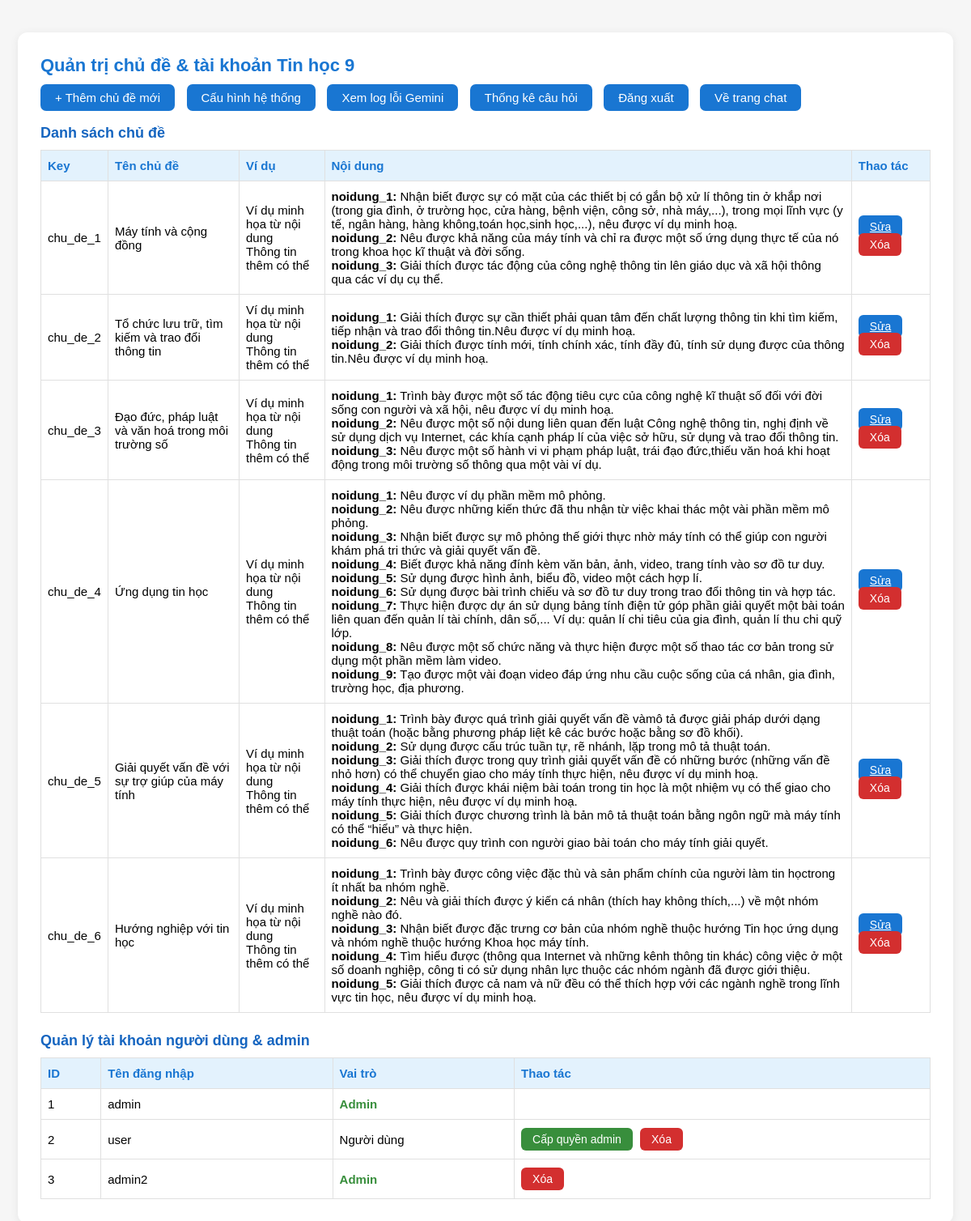
The page /admin (signed in) on the database its author committed.
### tables this page shows
CREATE TABLE users (
        id INTEGER PRIMARY KEY AUTOINCREMENT,
        username TEXT UNIQUE NOT NULL,
        password TEXT NOT NULL,
        is_admin INTEGER DEFAULT 0
    );

### app.py (the view)
@app.route("/admin")
@admin_required
def admin_dashboard():
    lessons = load_lessons()
    users = get_all_users()
    return render_template("admin_dashboard.html", lessons=lessons, users=users)

### app.py (called while the page is built)
def get_all_users():
    conn = sqlite3.connect(DB_PATH)
    c = conn.cursor()
    c.execute("SELECT id, username, is_admin FROM users")
    users = [{"id": row[0], "username": row[1], "is_admin": bool(row[2])} for row in c.fetchall()]
    conn.close()
    return users

def admin_required(f):
    @wraps(f)
    def decorated(*args, **kwargs):
        if 'user' not in session or not session.get('is_admin'):
            return redirect(url_for('login'))
        return f(*args, **kwargs)
    return decorated

def load_lessons():
    with open(DATA_PATH, encoding="utf-8") as f:
        return json.load(f)

### templates/admin_dashboard.html (shortened to what this page needs)
<!DOCTYPE html>
<html lang="vi">
<head>
    <link rel="stylesheet" href="{{ url_for('static', filename='css/style.css') }}">
</head>
<body>
    <div class="admin-container">
        <div class="admin-title">Quản trị chủ đề & tài khoản Tin học 9</div>
        <div class="admin-actions">
            <a href="{{ url_for('admin_add') }}">+ Thêm chủ đề mới</a>
            <a href="{{ url_for('admin_config') }}">Cấu hình hệ thống</a>
            <a href="{{ url_for('admin_logs') }}">Xem log lỗi Gemini</a>
            <a href="{{ url_for('admin_stats') }}">Thống kê câu hỏi</a>
            <a href="{{ url_for('logout') }}">Đăng xuất</a>
            <a href="{{ url_for('index') }}">Về trang chat</a>
        </div>
        <div class="section-title">Danh sách chủ đề</div>
        <table>
            <tr>
                <th>Key</th>
                <th>Tên chủ đề</th>
                <th>Ví dụ</th>
                <th>Nội dung</th>
                <th>Thao tác</th>
            </tr>
            {% for key, lesson in lessons.items() %}
            <tr>
                <td>{{ key }}</td>
                <td>{{ lesson.ten }}</td>
                <td>
                    {% for v in lesson.vidu %}
                        <div>{{ v }}</div>
                    {% endfor %}
                </td>
                <td>
                    {% for k, v in lesson.items() %}
                        {% if k.startswith('noidung') %}
                            <div><b>{{ k }}:</b> {{ v }}</div>
                        {% endif %}
                    {% endfor %}
                </td>
                <td>
                    <a class="admin-btn" href="{{ url_for('admin_edit', key=key) }}">Sửa</a>
                    <form method="post" action="{{ url_for('admin_delete', key=key) }}" style="display:inline;" onsubmit="return confirm('Bạn chắc chắn muốn xóa?');">
                        <button class="admin-btn delete" type="submit">Xóa</button>
                    </form>
                </td>
            </tr>
            {% endfor %}
        </table>
        <div class="section-title">Quản lý tài khoản người dùng & admin</div>
        <table>
            <tr>
                <th>ID</th>
                <th>Tên đăng nhập</th>
                <th>Vai trò</th>
                <th>Thao tác</th>
            </tr>
            {% for user in users %}
            <tr>
                <td>{{ user.id }}</td>
                <td>{{ user.username }}</td>
                <td>
                    {% if user.is_admin %}
                        <span style="color:#388e3c;font-weight:bold;">Admin</span>
                    {% else %}
                        Người dùng
                    {% endif %}
                </td>
                <td>
                    {% if not user.is_admin %}
                    <form method="post" action="{{ url_for('admin_set_admin', user_id=user.id) }}" style="display:inline;">
                        <button class="admin-btn role" type="submit" onclick="return confirm('Chuyển thành admin?');">Cấp quyền admin</button>
                    </form>
                    {% endif %}
                    {% if session['user'] != user.username %}
                    <form method="post" action="{{ url_for('admin_delete_user', user_id=user.id) }}" style="display:inline;">
                        <button class="admin-btn delete" type="submit" onclick="return confirm('Xóa tài khoản này?');">Xóa</button>
                    </form>
                    {% endif %}
                </td>
            </tr>
            {% endfor %}
        </table>
    </div>
</body>
</html>

### static/css/style.css (style rules this page uses)
html, body { height: 100%; margin: 0; padding: 0; }
body { font-family: Arial, sans-serif; background: #f6f6f6; margin: 0; height: 100vh; width: 100vw; }
body { background: #f6f6f6; font-family: Arial, sans-serif; margin: 0; }
table { width: 100%; border-collapse: collapse; margin-bottom: 18px; }
th, td { border: 1px solid #e0e0e0; padding: 10px 8px; text-align: left; font-size: 15px; }
th { background: #e3f2fd; color: #1976d2; }
.admin-container { max-width: 1100px; margin: 40px auto; background: #fff; border-radius: 12px; box-shadow: 0 2px 12px rgba(0,0,0,0.07); padding: 28px 28px 18px 28px; }
.admin-title { font-size: 22px; color: #1976d2; font-weight: bold; margin-bottom: 18px; }
.admin-actions { margin-bottom: 18px; }
.admin-actions a { background: #1976d2; color: #fff; padding: 8px 18px; border-radius: 7px; text-decoration: none; font-size: 15px; margin-right: 10px; }
table { width: 100%; border-collapse: collapse; margin-bottom: 12px; }
.admin-btn { background: #1976d2; color: #fff; border: none; border-radius: 6px; padding: 6px 14px; font-size: 14px; cursor: pointer; margin-right: 5px; }
.admin-btn.delete { background: #d32f2f; }
.admin-btn.role { background: #388e3c; }
.section-title { font-size: 18px; color: #1565c0; font-weight: bold; margin: 24px 0 10px 0; }

### rows shown on the page
users: id "1", username "admin", is_admin "Admin"
users: id "2", username "user", is_admin "Người dùng"
users: id "3", username "admin2", is_admin "Admin"

### other values the page prints
{{ key }} "chu_de_1" "chu_de_2" "chu_de_3" "chu_de_4" "chu_de_5" "chu_de_6"
{{ lesson.ten }} "Máy tính và cộng đồng" "Tổ chức lưu trữ, tìm kiếm và trao đổi thông tin" "Đạo đức, pháp luật và văn hoá trong môi trường số" "Ứng dụng tin học" "Giải quyết vấn đề với sự trợ giúp của máy tính" "Hướng nghiệp với tin học"
{{ v }} "Ví dụ minh họa từ nội dung" "Thông tin thêm có thể" "Ví dụ minh họa từ nội dung" "Thông tin thêm có thể" "Ví dụ minh họa từ nội dung" "Thông tin thêm có thể" "Ví dụ minh họa từ nội dung" "Thông tin thêm có thể" "Ví dụ minh họa từ nội dung" "Thông tin thêm có thể" "Ví dụ minh họa từ nội dung" "Thông tin thêm có thể"
{{ k }} "noidung_1" "noidung_2" "noidung_3" "noidung_1" "noidung_2" "noidung_1" "noidung_2" "noidung_3" "noidung_1" "noidung_2" "noidung_3" "noidung_4" "noidung_5" "noidung_6" "noidung_7" "noidung_8" "noidung_9" "noidung_1" "noidung_2" "noidung_3" "noidung_4" "noidung_5" "noidung_6" "noidung_1" "noidung_2" "noidung_3" "noidung_4" "noidung_5"
{{ v }} "Nêu được khả năng của máy tính và chỉ ra được một số ứng dụng thực tế của nó trong khoa học kĩ thuật và đời sống." "Giải thích được tác động của công nghệ thông tin lên giáo dục và xã hội thông qua các ví dụ cụ thể." "Giải thích được sự cần thiết phải quan tâm đến chất lượng thông tin khi tìm kiếm, tiếp nhận và trao đổi thông tin.Nêu được ví dụ minh hoạ." "Giải thích được tính mới, tính chính xác, tính đầy đủ, tính sử dụng được của thông tin.Nêu được ví dụ minh hoạ." "Trình bày được một số tác động tiêu cực của công nghệ kĩ thuật số đối với đời sống con người và xã hội, nêu được ví dụ minh hoạ." "Nêu được một số nội dung liên quan đến luật Công nghệ thông tin, nghị định về sử dụng dịch vụ Internet, các khía cạnh pháp lí của việc sở hữu, sử dụng và trao đổi thông tin." "Nêu được một số hành vi vi phạm pháp luật, trái đạo đức,thiếu văn hoá khi hoạt động trong môi trường số thông qua một vài ví dụ." "Nêu được ví dụ phần mềm mô phỏng." "Nêu được những kiến thức đã thu nhận từ việc khai thác một vài phần mềm mô phỏng." "Nhận biết được sự mô phỏng thế giới thực nhờ máy tính có thể giúp con người khám phá tri thức và giải quyết vấn đề." "Biết được khả năng đính kèm văn bản, ảnh, video, trang tính vào sơ đồ tư duy." "Sử dụng được hình ảnh, biểu đồ, video một cách hợp lí." "Sử dụng được bài trình chiếu và sơ đồ tư duy trong trao đổi thông tin và hợp tác." "Thực hiện được dự án sử dụng bảng tính điện tử góp phần giải quyết một bài toán liên quan đến quản lí tài chính, dân số,... Ví dụ: quản lí chi tiêu của gia đình, quản lí thu chi quỹ lớp." "Nêu được một số chức năng và thực hiện được một số thao tác cơ bản trong sử dụng một phần mềm làm video." "Tạo được một vài đoạn video đáp ứng nhu cầu cuộc sống của cá nhân, gia đình, trường học, địa phương." "Trình bày được quá trình giải quyết vấn đề vàmô tả được giải pháp dưới dạng thuật toán (hoặc bằng phương pháp liệt kê các bước hoặc bằng sơ đồ khối)." "Sử dụng được cấu trúc tuần tự, rẽ nhánh, lặp trong mô tả thuật toán." "Giải thích được trong quy trình giải quyết vấn đề có những bước (những vấn đề nhỏ hơn) có thể chuyển giao cho máy tính thực hiện, nêu được ví dụ minh hoạ." "Giải thích được khái niệm bài toán trong tin học là một nhiệm vụ có thể giao cho máy tính thực hiện, nêu được ví dụ minh hoạ." "Giải thích được chương trình là bản mô tả thuật toán bằng ngôn ngữ mà máy tính có thể “hiểu” và thực hiện." "Nêu được quy trình con người giao bài toán cho máy tính giải quyết." "Trình bày được công việc đặc thù và sản phẩm chính của người làm tin họctrong ít nhất ba nhóm nghề." "Nêu và giải thích được ý kiến cá nhân (thích hay không thích,...) về một nhóm nghề nào đó." "Nhận biết được đặc trưng cơ bản của nhóm nghề thuộc hướng Tin học ứng dụng và nhóm nghề thuộc hướng Khoa học máy tính." "Tìm hiểu được (thông qua Internet và những kênh thông tin khác) công việc ở một số doanh nghiệp, công ti có sử dụng nhân lực thuộc các nhóm ngành đã được giới thiệu." "Giải thích được cả nam và nữ đều có thể thích hợp với các ngành nghề trong lĩnh vực tin học, nêu được ví dụ minh hoạ."
